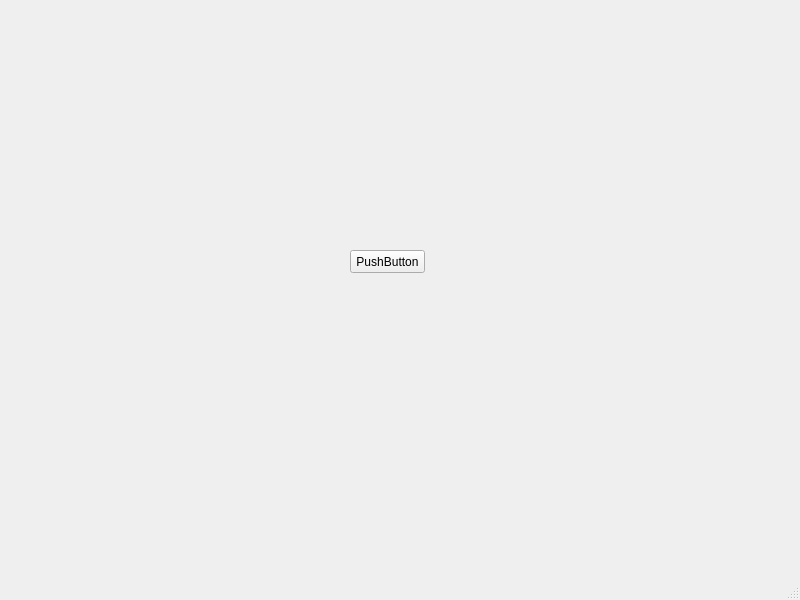
<?xml version="1.0" encoding="UTF-8"?>
<ui version="4.0">
 <class>MainWindow</class>
 <widget class="QMainWindow" name="MainWindow">
  <property name="geometry">
   <rect>
    <x>0</x>
    <y>0</y>
    <width>800</width>
    <height>600</height>
   </rect>
  </property>
  <property name="windowTitle">
   <string>MainWindow</string>
  </property>
  <widget class="QWidget" name="centralwidget">
   <widget class="QPushButton" name="pushButton">
    <property name="geometry">
     <rect>
      <x>350</x>
      <y>250</y>
      <width>75</width>
      <height>23</height>
     </rect>
    </property>
    <property name="text">
     <string>PushButton</string>
    </property>
   </widget>
  </widget>
  <widget class="QMenuBar" name="menubar">
   <property name="geometry">
    <rect>
     <x>0</x>
     <y>0</y>
     <width>800</width>
     <height>21</height>
    </rect>
   </property>
  </widget>
  <widget class="QStatusBar" name="statusbar"/>
 </widget>
 <resources/>
 <connections/>
</ui>
